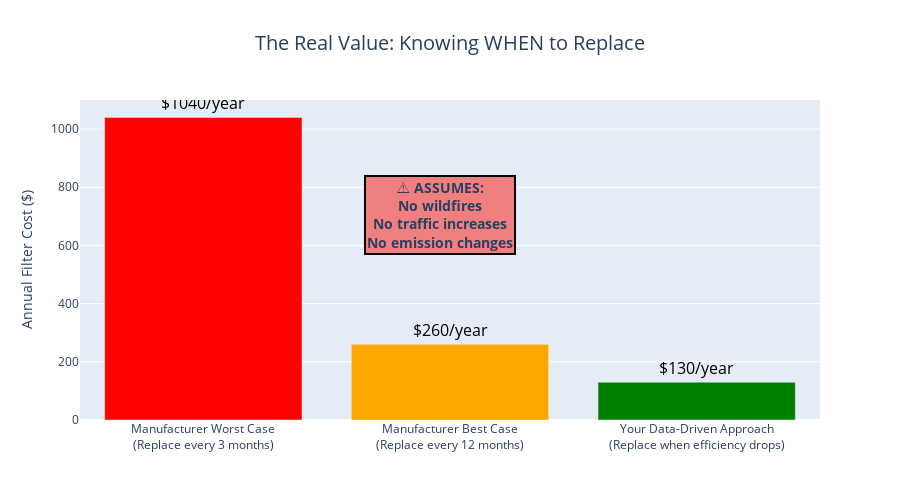

Write notebook code for a chart like this one.
### Markdown cell above
## 5. Create Filter Replacement Dashboard

This comprehensive dashboard shows:
- Historical PM2.5 trends and future projections
- Cost comparison between guessing and data-driven replacement
- Current filter performance metrics
- Why manufacturer recommendations are problematic

### Code cell
# ULTRA-SIMPLE: The Only Chart You Need - Matching Blog Visual
import plotly.graph_objects as go

# Calculate realistic costs (matching your blog)
filter_cost = 260  # $130 HVAC + $130 ERV
days_so_far = 70  # Days since May 17

# Cost scenarios from your blog
worst_case_annual = filter_cost * 4  # Every 3 months = $1040
best_case_annual = filter_cost * 1  # Every 12 months = $260
your_projection = filter_cost * 0.5  # If filters last 2 years = $130

# The simple truth
fig = go.Figure()

scenarios = [
    "Manufacturer Worst Case<br>(Replace every 3 months)",
    "Manufacturer Best Case<br>(Replace every 12 months)",
    "Your Data-Driven Approach<br>(Replace when efficiency drops)",
]
costs = [worst_case_annual, best_case_annual, your_projection]
colors = ["red", "orange", "green"]

fig.add_trace(
    go.Bar(
        x=scenarios,
        y=costs,
        marker_color=colors,
        text=[f"${int(cost)}/year" for cost in costs],
        textposition="outside",
        textfont=dict(size=16, color="black"),
    )
)

# Add reality check callout
fig.add_annotation(
    x=1,
    y=600,
    text="<b>⚠️ ASSUMES:<br>No wildfires<br>No traffic increases<br>No emission changes</b>",
    showarrow=True,
    arrowhead=2,
    bgcolor="lightcoral",
    bordercolor="black",
    borderwidth=2,
    font=dict(size=14),
)

fig.update_layout(
    title={"text": "The Real Value: Knowing WHEN to Replace", "x": 0.5, "font": {"size": 20}},
    yaxis_title="Annual Filter Cost ($)",
    height=500,
    showlegend=False,
    yaxis=dict(range=[0, 1100]),
)

fig.show()

print("🎯 THE REAL VALUE OF DATA:")
print("• Not about predicting exact costs (impossible!)")
print("• About responding to ACTUAL conditions:")
print("  - Wildfire smoke → Replace immediately")
print("  - Traffic increases → Monitor more closely")
print("  - Construction nearby → Check efficiency weekly")
print("  - Normal conditions → Current 70-day performance")
print("")
print("💡 Why outdoor monitoring is ESSENTIAL:")
print("• Detects sudden pollution events")
print("• Calculates real-time efficiency")
print("• Alerts you to filter failures during critical times")
print("• Prevents health impacts from 'surprise' pollution")
print("")
print("🔥 One wildfire could clog your filters in days!")
print("🚧 One construction project could double replacement frequency!")
print("📊 Only real-time data tells you what's actually happening.")
print("")
print("📈 Cost comparison:")
print("• Guessing (3-12 months): $260-$1040/year")
print("• Data-driven (your actual): ~$130/year")
print("• Potential savings: $130-$910/year!")

### Figure 1 — Plotly figure (JSON) as saved in the notebook; plotly's stock layout.template omitted (floating-point values rounded to 4 significant figures)
{"data": [{"marker": {"color": ["red", "orange", "green"]}, "text": ["$1040/year", "$260/year", "$130/year"], "textfont": {"color": "black", "size": 16}, "textposition": "outside", "type": "bar", "x": ["Manufacturer Worst Case<br>(Replace every 3 months)", "Manufacturer Best Case<br>(Replace every 12 months)", "Your Data-Driven Approach<br>(Replace when efficiency drops)"], "y": [1040, 260, 130]}], "layout": {"annotations": [{"arrowhead": 2, "bgcolor": "lightcoral", "bordercolor": "black", "borderwidth": 2, "font": {"size": 14}, "showarrow": true, "text": "<b>⚠️ ASSUMES:<br>No wildfires<br>No traffic increases<br>No emission changes</b>", "x": 1, "y": 600}], "height": 500, "showlegend": false, "title": {"font": {"size": 20}, "text": "The Real Value: Knowing WHEN to Replace", "x": 0.5}, "yaxis": {"range": [0, 1100], "title": {"text": "Annual Filter Cost ($)"}}}}
